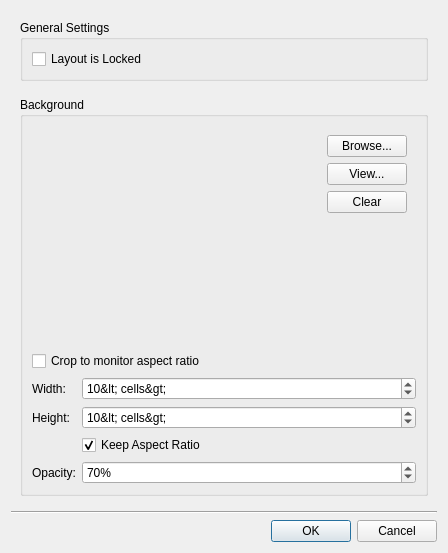
<?xml version="1.0" encoding="UTF-8"?>
<ui version="4.0">
 <class>LayoutSettingsDialog</class>
 <widget class="QDialog" name="LayoutSettingsDialog">
  <property name="geometry">
   <rect>
    <x>0</x>
    <y>0</y>
    <width>448</width>
    <height>553</height>
   </rect>
  </property>
  <property name="windowTitle">
   <string>Layout Settings</string>
  </property>
  <layout class="QVBoxLayout" name="verticalLayout_5">
   <item>
    <widget class="QWidget" name="widget" native="true">
     <layout class="QVBoxLayout" name="verticalLayout">
      <property name="spacing">
       <number>16</number>
      </property>
      <item>
       <widget class="QGroupBox" name="generalGroupBox">
        <property name="title">
         <string>General Settings</string>
        </property>
        <property name="flat">
         <bool>true</bool>
        </property>
        <layout class="QVBoxLayout" name="verticalLayout_2">
         <item>
          <widget class="QCheckBox" name="lockedCheckBox">
           <property name="text">
            <string>Layout is Locked</string>
           </property>
          </widget>
         </item>
        </layout>
       </widget>
      </item>
      <item>
       <widget class="QGroupBox" name="backgroundGroupBox">
        <property name="title">
         <string>Background</string>
        </property>
        <property name="flat">
         <bool>true</bool>
        </property>
        <layout class="QVBoxLayout" name="verticalLayout_4" stretch="1,0,0">
         <item>
          <widget class="QStackedWidget" name="stackedWidget">
           <property name="currentIndex">
            <number>0</number>
           </property>
           <widget class="QWidget" name="page">
            <layout class="QHBoxLayout" name="horizontalLayout" stretch="1,0">
             <item>
              <widget class="QnFramedLabel" name="imageLabel">
               <property name="lineWidth">
                <number>4</number>
               </property>
               <property name="text">
                <string/>
               </property>
               <property name="alignment">
                <set>Qt::AlignCenter</set>
               </property>
              </widget>
             </item>
             <item>
              <layout class="QVBoxLayout" name="verticalLayout_6">
               <item>
                <widget class="QPushButton" name="selectButton">
                 <property name="text">
                  <string>Browse...</string>
                 </property>
                </widget>
               </item>
               <item>
                <widget class="QPushButton" name="viewButton">
                 <property name="text">
                  <string>View...</string>
                 </property>
                 <property name="iconSize">
                  <size>
                   <width>24</width>
                   <height>24</height>
                  </size>
                 </property>
                </widget>
               </item>
               <item>
                <widget class="QPushButton" name="clearButton">
                 <property name="text">
                  <string>Clear</string>
                 </property>
                </widget>
               </item>
               <item>
                <spacer name="verticalSpacer_3">
                 <property name="orientation">
                  <enum>Qt::Vertical</enum>
                 </property>
                 <property name="sizeHint" stdset="0">
                  <size>
                   <width>20</width>
                   <height>40</height>
                  </size>
                 </property>
                </spacer>
               </item>
              </layout>
             </item>
            </layout>
           </widget>
           <widget class="QWidget" name="page_2">
            <layout class="QVBoxLayout" name="verticalLayout_3">
             <item>
              <spacer name="verticalSpacer_2">
               <property name="orientation">
                <enum>Qt::Vertical</enum>
               </property>
               <property name="sizeHint" stdset="0">
                <size>
                 <width>20</width>
                 <height>40</height>
                </size>
               </property>
              </spacer>
             </item>
             <item>
              <widget class="QLabel" name="label">
               <property name="text">
                <string>Processing Image...Please Wait.</string>
               </property>
               <property name="wordWrap">
                <bool>true</bool>
               </property>
              </widget>
             </item>
             <item>
              <widget class="QProgressBar" name="progressBar">
               <property name="maximum">
                <number>0</number>
               </property>
               <property name="value">
                <number>-1</number>
               </property>
               <property name="format">
                <string/>
               </property>
              </widget>
             </item>
             <item>
              <spacer name="verticalSpacer">
               <property name="orientation">
                <enum>Qt::Vertical</enum>
               </property>
               <property name="sizeHint" stdset="0">
                <size>
                 <width>20</width>
                 <height>40</height>
                </size>
               </property>
              </spacer>
             </item>
            </layout>
           </widget>
          </widget>
         </item>
         <item>
          <widget class="QCheckBox" name="cropToMonitorCheckBox">
           <property name="text">
            <string>Crop to monitor aspect ratio</string>
           </property>
          </widget>
         </item>
         <item>
          <layout class="QFormLayout" name="formLayout">
           <property name="fieldGrowthPolicy">
            <enum>QFormLayout::AllNonFixedFieldsGrow</enum>
           </property>
           <item row="0" column="0">
            <widget class="QLabel" name="widthLabel">
             <property name="text">
              <string>Width:</string>
             </property>
             <property name="buddy">
              <cstring>widthSpinBox</cstring>
             </property>
            </widget>
           </item>
           <item row="0" column="1">
            <widget class="QSpinBox" name="widthSpinBox">
             <property name="correctionMode">
              <enum>QAbstractSpinBox::CorrectToNearestValue</enum>
             </property>
             <property name="suffix">
              <string notr="true">&lt; cells&gt;</string>
             </property>
             <property name="minimum">
              <number>1</number>
             </property>
             <property name="maximum">
              <number>64</number>
             </property>
             <property name="value">
              <number>10</number>
             </property>
            </widget>
           </item>
           <item row="1" column="0">
            <widget class="QLabel" name="heightLabel">
             <property name="text">
              <string>Height:</string>
             </property>
             <property name="buddy">
              <cstring>heightSpinBox</cstring>
             </property>
            </widget>
           </item>
           <item row="1" column="1">
            <widget class="QSpinBox" name="heightSpinBox">
             <property name="correctionMode">
              <enum>QAbstractSpinBox::CorrectToNearestValue</enum>
             </property>
             <property name="suffix">
              <string notr="true">&lt; cells&gt;</string>
             </property>
             <property name="minimum">
              <number>1</number>
             </property>
             <property name="maximum">
              <number>64</number>
             </property>
             <property name="value">
              <number>10</number>
             </property>
            </widget>
           </item>
           <item row="3" column="0">
            <widget class="QLabel" name="opacityLabel">
             <property name="text">
              <string>Opacity:</string>
             </property>
             <property name="buddy">
              <cstring>opacitySpinBox</cstring>
             </property>
            </widget>
           </item>
           <item row="3" column="1">
            <widget class="QSpinBox" name="opacitySpinBox">
             <property name="correctionMode">
              <enum>QAbstractSpinBox::CorrectToNearestValue</enum>
             </property>
             <property name="suffix">
              <string notr="true">%</string>
             </property>
             <property name="minimum">
              <number>5</number>
             </property>
             <property name="maximum">
              <number>100</number>
             </property>
             <property name="singleStep">
              <number>5</number>
             </property>
             <property name="value">
              <number>70</number>
             </property>
            </widget>
           </item>
           <item row="2" column="1">
            <widget class="QCheckBox" name="keepAspectRatioCheckBox">
             <property name="text">
              <string>Keep Aspect Ratio</string>
             </property>
             <property name="checked">
              <bool>true</bool>
             </property>
            </widget>
           </item>
          </layout>
         </item>
        </layout>
       </widget>
      </item>
     </layout>
    </widget>
   </item>
   <item>
    <widget class="Line" name="line">
     <property name="orientation">
      <enum>Qt::Horizontal</enum>
     </property>
    </widget>
   </item>
   <item>
    <widget class="QDialogButtonBox" name="buttonBox">
     <property name="orientation">
      <enum>Qt::Horizontal</enum>
     </property>
     <property name="standardButtons">
      <set>QDialogButtonBox::Cancel|QDialogButtonBox::Ok</set>
     </property>
    </widget>
   </item>
  </layout>
 </widget>
 <customwidgets>
  <customwidget>
   <class>QnFramedLabel</class>
   <extends>QLabel</extends>
   <header location="global">ui/widgets/common/framed_label.h</header>
  </customwidget>
 </customwidgets>
 <tabstops>
  <tabstop>buttonBox</tabstop>
 </tabstops>
 <resources/>
 <connections>
  <connection>
   <sender>buttonBox</sender>
   <signal>rejected()</signal>
   <receiver>LayoutSettingsDialog</receiver>
   <slot>reject()</slot>
   <hints>
    <hint type="sourcelabel">
     <x>295</x>
     <y>426</y>
    </hint>
    <hint type="destinationlabel">
     <x>286</x>
     <y>274</y>
    </hint>
   </hints>
  </connection>
 </connections>
</ui>
